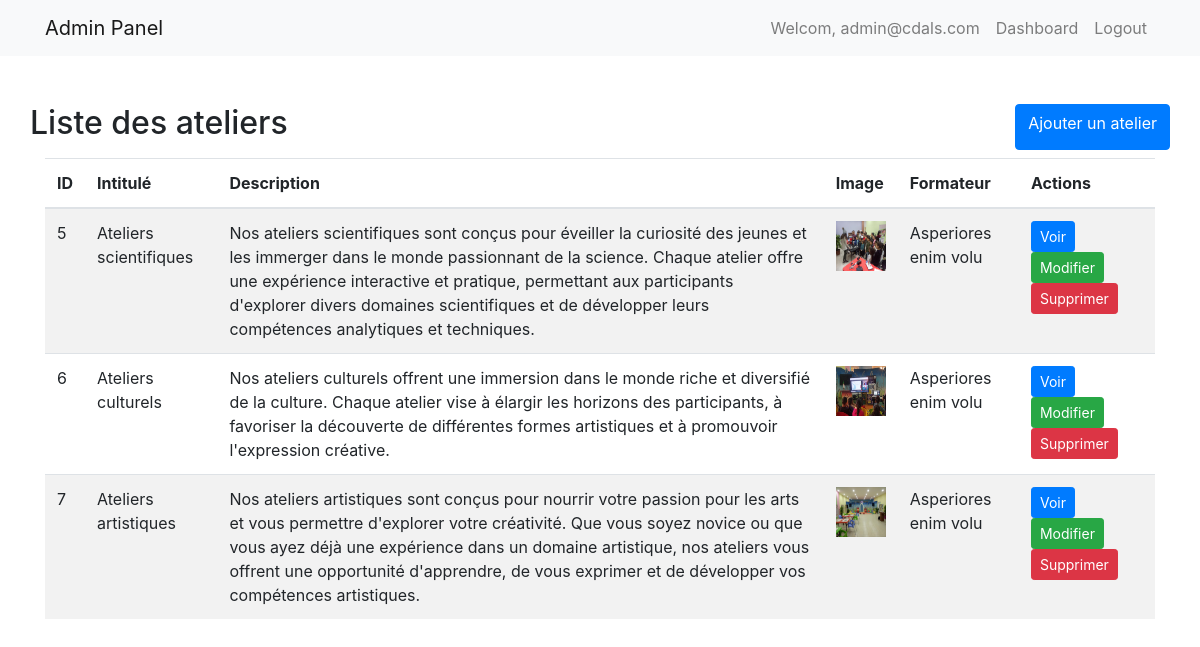
/admin/ateliers/index.php (signed in), run on the app's committed database.
### tables this page shows
CREATE TABLE `ateliers` (
  `ID_ate` int(10) NOT NULL,
  `intitule_ate` varchar(255) NOT NULL,
  `image_ate` varchar(255) NOT NULL,
  `description_ate` text NOT NULL,
  `ID_form_foreign` int(11) DEFAULT NULL
);

CREATE TABLE `formateurs` (
  `ID_form` int(10) NOT NULL,
  `Nom_form` varchar(255) NOT NULL,
  `prenom_form` varchar(255) NOT NULL,
  `Email_form` varchar(255) NOT NULL,
  `telephon_form` varchar(255) NOT NULL
);

### admin/ateliers/index.php (the view, shortened to what this page needs)
<?php include("../layout.php"); ?>
<div class="container">
    <div class="row d-flex justify-content-between mt-2 mb-2">
        <h2>Liste des ateliers</h2>
        <a href="ajouter.php" class="btn btn-primary">Ajouter un atelier</a>
    </div>
    <table class="table table-striped">
        <thead>
            <tr>
                <th>ID</th>
                <th>Intitulé</th>
                <th>Description</th>
                <th>Image</th>
                <th>Formateur</th>
                <th>Actions</th>
            </tr>
        </thead>
        <tbody>
            <?php
            require_once '../../config/bdd.php';
            $sql = "SELECT a.*, f.nom_form FROM ateliers a LEFT JOIN formateurs f ON a.ID_form_foreign = f.ID_form";
            $result = mysqli_query($conn, $sql);
            if (mysqli_num_rows($result) > 0) {
                while ($row = mysqli_fetch_assoc($result)) {
                    echo '<tr>';
                    echo '<td>' . $row['ID_ate'] . '</td>';
                    echo '<td>' . $row['intitule_ate'] . '</td>';
                    echo '<td>' . $row['description_ate'] . '</td>';
                    echo '<td><img src="../../images/' . $row['image_ate'] . '" width="50" height="50"></td>';
                    echo '<td>' . $row['nom_form'] . '</td>';
                    echo '<td>';
                    echo '<a href="voir.php?id=' . $row['ID_ate'] . '" class="btn btn-primary btn-sm">Voir</a> ';
                    echo '<a href="modifier.php?id=' . $row['ID_ate'] . '" class="btn btn-success btn-sm">Modifier</a> ';
                    echo '<a href="supprimer.php?id=' . $row['ID_ate'] . '" class="btn btn-danger btn-sm">Supprimer</a>';
                    echo '</td>';
                    echo '</tr>';
                }
            } else {
                echo '<tr><td colspan="8">Aucun atelier trouvé.</td></tr>';
            }
            ?>
        </tbody>
    </table>
</div>

### data on the page
ateliers: ID_ate "5", intitule_ate "Ateliers scientifiques", description_ate "Nos ateliers scientifiques sont conçus pour éveiller la curiosité des jeunes et les immerger dans le monde passionnant de la science. Chaque atelier offre une expérience interactive et pratique, permettant aux participants d'explorer divers domaines scientifiques et de développer leurs compétences analytiques et techniques.", image_ate (picture), ID_form_foreign.Nom_form "Asperiores enim volu"
ateliers: ID_ate "6", intitule_ate "Ateliers culturels", description_ate "Nos ateliers culturels offrent une immersion dans le monde riche et diversifié de la culture. Chaque atelier vise à élargir les horizons des participants, à favoriser la découverte de différentes formes artistiques et à promouvoir l'expression créative.", image_ate (picture), ID_form_foreign.Nom_form "Asperiores enim volu"
ateliers: ID_ate "7", intitule_ate "Ateliers artistiques", description_ate "Nos ateliers artistiques sont conçus pour nourrir votre passion pour les arts et vous permettre d'explorer votre créativité. Que vous soyez novice ou que vous ayez déjà une expérience dans un domaine artistique, nos ateliers vous offrent une opportunité d'apprendre, de vous exprimer et de développer vos compétences artistiques.", image_ate (picture), ID_form_foreign.Nom_form "Asperiores enim volu"

### other printed values
$adminEmail "admin@cdals.com"
